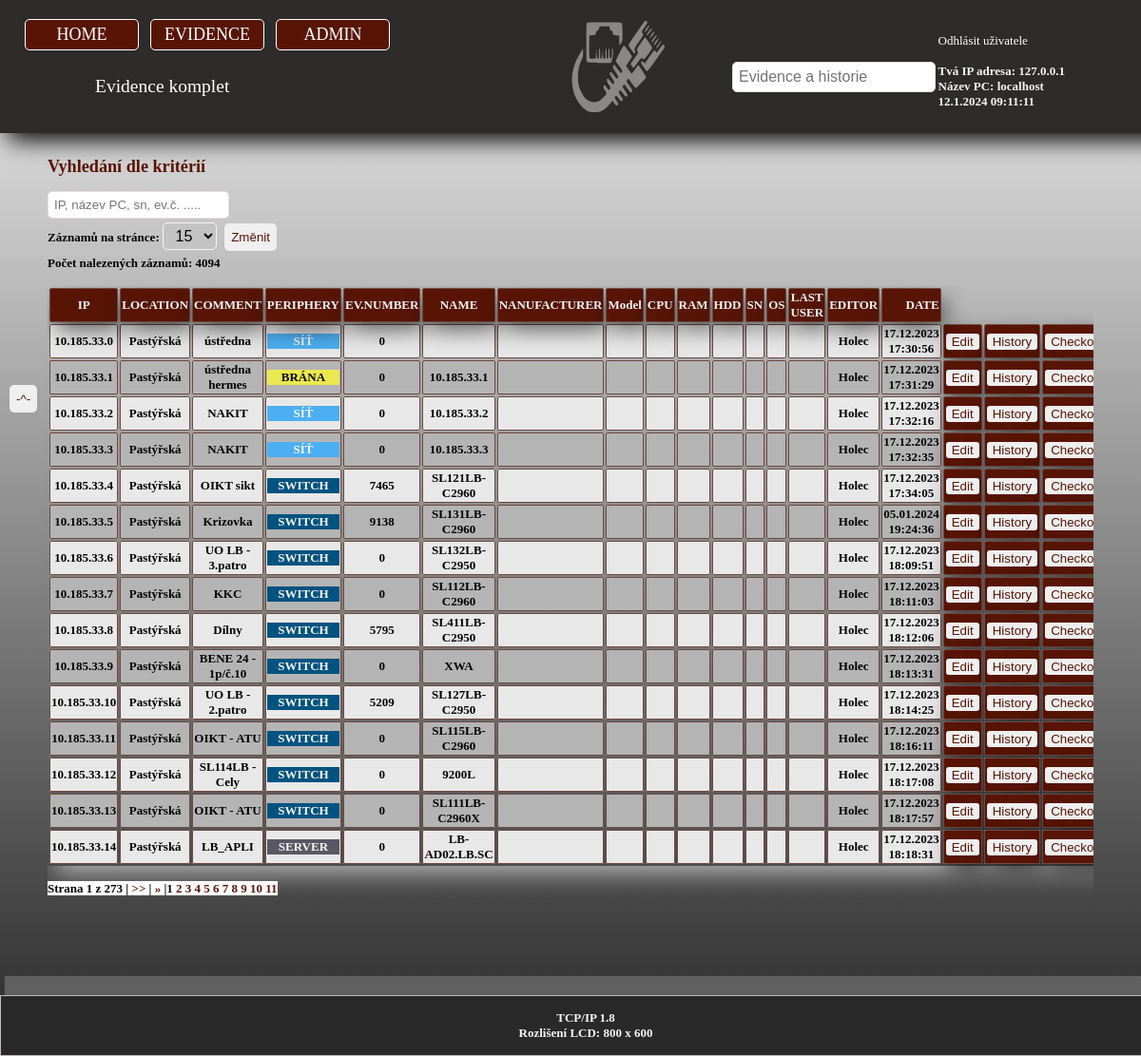
Screenshot of /evidence-full.php with the database file from the repository.
### tables this page shows
CREATE TABLE `evidence` (
  `id_evidence` smallint(5) UNSIGNED NOT NULL,
  `ip` varchar(45) NOT NULL,
  `ip1` tinyint(3) UNSIGNED NOT NULL,
  `ip2` tinyint(3) UNSIGNED NOT NULL,
  `ip3` tinyint(3) UNSIGNED NOT NULL,
  `ip4` tinyint(3) UNSIGNED NOT NULL,
  `m1` tinyint(3) UNSIGNED NOT NULL,
  `m2` tinyint(3) UNSIGNED NOT NULL,
  `m3` tinyint(3) UNSIGNED NOT NULL,
  `m4` tinyint(3) UNSIGNED NOT NULL,
  `g1` tinyint(3) UNSIGNED NOT NULL,
  `g2` tinyint(3) UNSIGNED NOT NULL,
  `g3` tinyint(3) UNSIGNED NOT NULL,
  `g4` tinyint(3) UNSIGNED NOT NULL,
  `r1` tinyint(3) UNSIGNED NOT NULL,
  `r2` tinyint(3) UNSIGNED NOT NULL,
  `location` char(50) NOT NULL,
  `comment` tinytext NOT NULL,
  `periphery` char(50) NOT NULL,
  `evnumber` smallint(5) DEFAULT '0',
  `name` varchar(40) NOT NULL,
  `manufacturer` tinytext NOT NULL,
  `model` tinytext NOT NULL,
  `cpu` tinytext NOT NULL,
  `ram` tinytext NOT NULL,
  `hdd` text NOT NULL,
  `sn` tinytext NOT NULL,
  `win` tinytext NOT NULL,
  `lastuser` tinytext NOT NULL,
  `editor` char(20) NOT NULL,
  `date` timestamp NOT NULL DEFAULT CURRENT_TIMESTAMP,
  `status` varchar(3) NOT NULL
);

### evidence-full.php (the view, shortened to what this page needs)
<?php
$zaznamuNaStranku = isset($_SESSION['zaznamuNaStranku']) ? $_SESSION['zaznamuNaStranku'] : 15;
$j = isset($_GET["search"]) ? $_GET["search"] : '';
?>
<!DOCTYPE html>
<html lang="cs">
<head>
    <link rel="stylesheet" href="./Css/style.css">
</head>
<body>
<div id="up">
    <header>Evidence komplet </header>
    <nav><?php include "menu.php"; ?></nav>
    <article>
    <h1>Vyhledání dle kritérií <?php echo $j; ?></h1>
    <div id="search">
      <form action="evidence-full.php" method="GET">
        <input name="search" type="text" placeholder="IP, název PC, sn, ev.č. ..... ">
        </form>
        </div>
        <div>
            <form action="evidence-full.php" method="get">
                <label for="zaznamuNaStranku">Záznamů na stránce:</label>
                <select class="edit-grid-label" name="zaznamuNaStranku" id="zaznamuNaStranku">
                    <?php
                    $options = [10, 15, 30, 50, 100, 200, 256];
                    foreach ($options as $option) {
                        echo "<option value='$option'";
                        if ($zaznamuNaStranku == $option) {
                            echo " selected";
                        }
                        echo ">$option</option>";
                    }
                    ?>
                </select>
                <input class="color-button"  type="submit" value="Změnit">
            </form>
          </div>
         <button class="color-button" id="button-scrool" onClick="window.location='#up' "> -^-</button>
        <?php
        include 'connection_database.php';
            if (isset($_GET["strana"])) {
                $strana = intval($_GET["strana"]);
            } else {
                $strana = 1;
            }
            $searchInput = $connection->real_escape_string($_GET["search"]);
            $searchTerms = explode(" ", $searchInput);
            $conditions = array();
            foreach ($searchTerms as $term) {
                $conditions[] = "(ip LIKE '%$term%' OR location LIKE '%$term%' OR evnumber LIKE '%$term%' OR comment LIKE '%$term%' OR periphery LIKE '%$term%' OR name LIKE '%$term%' OR manufacturer LIKE '%$term%' OR model LIKE '%$term%' OR cpu LIKE '%$term%' OR ram LIKE '%$term%' OR hdd LIKE '%$term%' OR sn LIKE '%$term%' OR win LIKE '%$term%' OR lastuser LIKE '%$term%' OR date LIKE '%$term%' OR editor LIKE '%$term%')";
            }
            $whereClause = implode(" AND ", $conditions);
            $limitZacatek = ($strana - 1) * $zaznamuNaStranku;
            $query = "SELECT ip,ip1,ip2,ip3,ip4,m1,m2,m3,m4,g1,g2,g3,g4,r1,r2,location,comment,periphery,evnumber,name,manufacturer,model,cpu,ram,hdd,sn,win,lastuser,editor, DATE_FORMAT(date, '%d.%m.%Y %H:%i:%s') AS formatovaneDatum FROM evidence WHERE  $whereClause  LIMIT $limitZacatek, $zaznamuNaStranku";
            $result = $connection->query($query);
            $celkovyPocetDotaz = "SELECT COUNT(*) as total FROM evidence WHERE $whereClause";
            $celkovyPocetResult = mysqli_query($connection, $celkovyPocetDotaz);
            if ($celkovyPocetResult) {
                $celkovyPocetZaznamu = mysqli_fetch_assoc($celkovyPocetResult)['total'];
            } else {
                $celkovyPocetZaznamu = 0;
            }
            echo "Počet nalezených záznamů:<B> $celkovyPocetZaznamu<br><br>";
            echo "<div class='table_offline'>";
            if ($result->num_rows > 0) {
                echo "<div class='tableFixHead'><table><thead><tr><th>IP</th><th>LOCATION</th><th>COMMENT</th><th>PERIPHERY</th><th>EV.NUMBER</th><th>NAME</th><th>NANUFACTURER</th><th>Model</th><th>CPU</th><th>RAM</th><th>HDD</th><th>SN</th><th>OS</th><th>LAST USER</th><th>EDITOR</th><th>DATE</th>
                </tr></thead></>\n";
                while ($row = $result->fetch_assoc()) {
                    echo "<tr>";
                    $ips = $row["ip"];
                    $ip1 = $row["ip1"];
                    $ip2 = $row["ip2"];
                    $ip3 = $row["ip3"];
                    $ip4 = $row["ip4"];
                    $m1 = $row["m1"];
                    $m2 = $row["m2"];
                    $m3 = $row["m3"];
                    $m4 = $row["m4"];
                    $g1 = $row["g1"];
                    $g2 = $row["g2"];
                    $g3 = $row["g3"];
                    $g4 = $row["g4"];
                    $r1 = $row["r1"];
                    $r2 = $row["r2"];
                    $location = $row["location"];
                    unset($row["ip1"]);
                    unset($row["ip2"]);
                    unset($row["ip3"]);
                    unset($row["ip4"]);
                    unset($row["m1"]);
                    unset($row["m2"]);
                    unset($row["m3"]);
                    unset($row["m4"]);
                    unset($row["g1"]);
                    unset($row["g2"]);
                    unset($row["g3"]);
                    unset($row["g4"]);
                    unset($row["r1"]);
                    unset($row["r2"]);
                    foreach ($row as $columnName => $columnValue) {
                        foreach ($searchTerms as $term) {
                            if (stripos($columnValue, $term) !== false) {
                                $columnValue = str_ireplace($term, "<span class='highlight'>$term</span>", $columnValue);
                            }
                            if ($columnName === 'periphery' && stripos($columnValue, 'SWITCH') !== false) {
                              $columnValue = str_ireplace('SWITCH', "<div class='per-switch'>SWITCH</style>", $columnValue);
                            }
                            if ($columnName === 'periphery' && stripos($columnValue, 'BRÁNA') !== false) {
                                $columnValue = str_ireplace('BRÁNA', "<div class='per-brana'>BRÁNA</style>", $columnValue);
                            }
                            if ($columnName === 'periphery' && stripos($columnValue, 'SÍŤ') !== false) {
                              $columnValue = str_ireplace('SÍŤ', "<div class='per-sit'>SÍŤ</style>", $columnValue);
                            }
                            if ($columnName === 'periphery' && stripos($columnValue, 'SERVER') !== false) {
                                $columnValue = str_ireplace('SERVER', "<div class='per-server'>SERVER</style>", $columnValue);
                            }
                            if ($columnName === 'periphery' && stripos($columnValue, '') !== false) {
                                $columnValue = str_ireplace('NEURČENO', "<div class='per-neurceno'>NEURČENO</style>", $columnValue);
                            }
                            if ($columnName === 'periphery' && stripos($columnValue, '') !== false) {
                                $columnValue = str_ireplace('VOLNÁ', "<div class='per-volna'>VOLNÁ</style>", $columnValue);
                            }
                            if ($columnName === 'periphery' && stripos($columnValue, '') !== false) {
                                $columnValue = str_ireplace('NOTEBOOK', "<div class='per-notebook'>NOTEBOOK</style>", $columnValue);
                            }
                        }
                        echo "<td>$columnValue</td>";
                    }
                    echo " <th><form method='post' action='edit.php?ip=$ips&ip1=$ip1&ip2=$ip2&ip3=$ip3&ip4=$ip4&m1=$m1&m2=$m2&m3=$m3&m4=$m4&g1=$g1&g2=$g2&g3=$g3&g4=$g4&r1=$r1&r2=$r2&location=$location''>
                    <input class='color-button-tab' type='submit' name='submit_button_history' value='Edit'>
                  </form> </th>
                    <th><form method='post' action='history.php?ip=$ips&ip1=$ip1&ip2=$ip2&ip3=$ip3&ip4=$ip4&m1=$m1&m2=$m2&m3=$m3&m4=$m4&g1=$g1&g2=$g2&g3=$g3&g4=$g4&r1=$r1&r2=$r2&location=$location'>
                    <input class='color-button-tab' type='submit' name='submit_button_history' value='History'>
                  </form> </th>
                    <th><form method='post' action='evidence-full.php?ip=$ips&ip1=$ip1&ip2=$ip2&ip3=$ip3&ip4=$ip4&m1=$m1&m2=$m2&m3=$m3&m4=$m4&g1=$g1&g2=$g2&g3=$g3&g4=$g4&r1=$r1&r2=$r2&location=$location'>
                    <input class='color-button-tab' type='submit' name='submit_button_checkout' value='Checkout'>
                  </form></th>
                  <th><form method='post' action='evidence-full.php?ip=$ips&ip1=$ip1&ip2=$ip2&ip3=$ip3&ip4=$ip4&m1=$m1&m2=$m2&m3=$m3&m4=$m4&g1=$g1&g2=$g2&g3=$g3&g4=$g4&r1=$r1&r2=$r2&location=$location'>
                  <input class='color-button-tab' type='submit' name='submit_button_ping' value='Ping'>
                </form> </th></tr></div></tbody>\n";
                }
                $pocetStranek = ceil($celkovyPocetZaznamu / $zaznamuNaStranku);
                echo "<br><b style='background-color:white;'>Strana $strana z $pocetStranek  |";
if ($strana + 10 < $pocetStranek) {
    $nasledujiciDesetStran = $strana + 10;
} else {
    $nasledujiciDesetStran = $pocetStranek;
}
}
if ($strana + 10 < $pocetStranek) {
  $nasledujiciDesetStran = $strana + 10;
  echo " <a href='evidence-full.php?search=$j&zaznamuNaStranku=$zaznamuNaStranku&strana=$nasledujiciDesetStran' >>> </a> |";
}
if ($strana < $pocetStranek) {
  $nasledujiciStrana = $strana + 1;
  echo "<a href='evidence-full.php?search=$j&zaznamuNaStranku=$zaznamuNaStranku&strana=$nasledujiciStrana'> » </a> |";
}
for ($i = max(1, $strana - 10); $i <= min($pocetStranek, $nasledujiciDesetStran); $i++) {
  if ($i == $strana) {
      echo "<strong>$i</strong> ";
  } else {
      echo "<a href='evidence-full.php?search=$j&zaznamuNaStranku=$zaznamuNaStranku&strana=$i'> $i</a> ";
  }
}
        echo "<br><br><br><br><br><br><br><br>";
        ?>
</body>
<footer>
    <?php include "footer.php"; ?>
</html>

### menu.php (shortened to what this page needs)
<ul>
<img src="./Img/logo-svg2.svg" alt="logo" class="logo">
<li><a href="index.php">HOME</a></li>
  <li><a href="evidence-full.php">EVIDENCE</a></li>
    <li>ADMIN
    </li>
 <div class="menu-informace">
    <a href="./login/logout.php" class="logoff">Odhlásit uživatele &nbsp;&nbsp;&nbsp;<b>
      <?php echo htmlspecialchars($_SESSION["username"]);    $ipaddress = $_SERVER['REMOTE_ADDR'];?></a><br>
<?
  echo "Tvá IP adresa: " . $ipaddress;
  echo "<br>";
$hostnamee = gethostbyaddr($ipaddress);
Echo "Název PC: " . $hostnamee;
  ?>
<div id='clock'></div>
<div id="menu-search">
      <form action="search.php" method="GET">
       <input name="search" type="text" placeholder="Evidence a historie">
        </form>
        </div>
        </div>

### footer.php (shortened to what this page needs)
<!DOCTYPE html>
<head>
    <link rel="stylesheet" href="./Css/style.css">
</head>
<body>
</body>
<div class="footer">TCP/IP 1.8<br>
</div>
</html>

### Css/style.css (style rules this page uses)
body { margin:0px 0px; background-image: linear-gradient(to bottom, #f0f0f0,#292929); background-repeat: no-repeat; background-attachment: fixed; font-family: calibri; font-size: small }
body > div { margin: 0; padding: 0; height: 100%; }
header { width: 100%;height: 60px; padding-top:80px ; padding-left: 100px; background-color: #2e2b2b; color: white;position: fixed; font-size: 1.5em;z-index: 2; box-shadow: 5px 10px 24px -3px rgba(0,0,0,1.75); }
article { padding: 150px 50px 10px 50px; }
nav { width: 100%; padding: 20px 20px; position: fixed;font-size: 18px;z-index: 2; }
nav a { text-decoration: none; color: white; display: block; width: 100%; }
nav ul { list-style-type: none; padding: 0px; margin: 0px; overflow: auto; }
nav ul li { background-color: #581506; color: white; text-align: center; box-sizing: border-box; }
nav > ul > li { display: block; float: left; width: 10%; padding: 5px 1px; margin: 0px 0.5%; border: 1px solid white; border-radius: 5px; }
h1,h2,h3 { color: #581506; }
h1 { font-size: 1.4em; }
a { text-decoration: none; color: #581506; }
table { z-index: 1; width: 100%; box-shadow: 5px 10px 24px -3px rgba(238, 238, 238, 0.65); font-size: small; }
.table_offline { position: relative; margin: auto; display: flex; align-items: center; justify-content: center; }
.logo { left: 50%; width: 100px; height: auto; position: fixed; }
.footer { z-index: 1; position: fixed; left: 0; bottom: 0; width: 100%; background: #292929; background-repeat: no-repeat; background-attachment: fixed; box-shadow: 5px -20px 1px 0px rgba(138, 137, 137, 0.50); transition: transform 0.3s, box-shadow 0.3s; border: 1px solid rgb(195, 190, 189); padding: 15px; text-align: center; color: whitesmoke; animation: chnageColors 6s ease-in-out infinite; }
th, td { border: 1px solid rgb(110,73,65); border-radius: 2px; text-align: center; }
th, th a { box-shadow: 5px 10px 24px -3px rgba(0,0,0,0.65); background-color: #581506; color:whitesmoke; }
th:last-child, td:last-child { text-align: right; }
.color-button { border: #2e2b2b; border-radius: 5px; margin: 5px; padding: 7px; color: #581506; cursor: pointer; text-align: center; }
.color-button-tab { border: #2e2b2b; border-radius: 3px; margin: 1px; color: #581506; cursor: pointer; text-align: center; }
.edit-grid-label { border-radius: 5px; border-style:outset; padding: 4px; border: 1px solid whitesmoke; text-align: center; font-size: medium; background-color: #c3c3c3; }
tbody:nth-child(odd) tr:nth-child(odd) { background-color: rgb(180, 180, 180); }
tbody:nth-child(even) tr:nth-child(odd) { background-color: rgb(232, 232, 232); }
.tableFixHead { height: 800px; overflow-y: auto; }
.tableFixHead thead th { position: sticky; top: 0px; }
.menu-informace { font-size: small; color: whitesmoke; position: fixed; right: 80px; top: 35px; }
#menu-search input { right: 18%; position: fixed; margin-top: -50px; font-size: medium; width: 200px; border:1px solid #e6dfdd; padding: 6px; border-radius: 5px; }
#search input { border:1px solid #e6dfdd; padding: 6px; border-radius: 5px; }
#button-scrool { position: fixed; left: 5px; top: 400px; }
.per-switch { background-color: rgb(0, 83, 128); color:whitesmoke; }
.per-brana { background-color: #ebe84f; color:rgb(0, 0, 0); }
.per-sit { background-color: #4caff1; color:whitesmoke; }
.per-server { background-color: #595864; color:whitesmoke; }

### rows the page displays
evidence: ip "10.185.33.0", location "Pastýřská", comment "ústředna", periphery "SÍŤ", evnumber "0", editor "Holec", columnValue "17.12.2023 17:30:56"
evidence: ip "10.185.33.1", location "Pastýřská", comment "ústředna hermes", periphery "BRÁNA", evnumber "0", name "10.185.33.1", editor "Holec", columnValue "17.12.2023 17:31:29"
evidence: ip "10.185.33.2", location "Pastýřská", comment "NAKIT", periphery "SÍŤ", evnumber "0", name "10.185.33.2", editor "Holec", columnValue "17.12.2023 17:32:16"
evidence: ip "10.185.33.3", location "Pastýřská", comment "NAKIT", periphery "SÍŤ", evnumber "0", name "10.185.33.3", editor "Holec", columnValue "17.12.2023 17:32:35"
evidence: ip "10.185.33.4", location "Pastýřská", comment "OIKT sikt", periphery "SWITCH", evnumber "7465", name "SL121LB-C2960", editor "Holec", columnValue "17.12.2023 17:34:05"
evidence: ip "10.185.33.5", location "Pastýřská", comment "Krizovka", periphery "SWITCH", evnumber "9138", name "SL131LB-C2960", editor "Holec", columnValue "05.01.2024 19:24:36"
evidence: ip "10.185.33.6", location "Pastýřská", comment "UO LB - 3.patro", periphery "SWITCH", evnumber "0", name "SL132LB-C2950", editor "Holec", columnValue "17.12.2023 18:09:51"
evidence: ip "10.185.33.7", location "Pastýřská", comment "KKC", periphery "SWITCH", evnumber "0", name "SL112LB-C2960", editor "Holec", columnValue "17.12.2023 18:11:03"
evidence: ip "10.185.33.8", location "Pastýřská", comment "Dílny", periphery "SWITCH", evnumber "5795", name "SL411LB-C2950", editor "Holec", columnValue "17.12.2023 18:12:06"
evidence: ip "10.185.33.9", location "Pastýřská", comment "BENE 24 - 1p/č.10", periphery "SWITCH", evnumber "0", name "XWA", editor "Holec", columnValue "17.12.2023 18:13:31"
evidence: ip "10.185.33.10", location "Pastýřská", comment "UO LB - 2.patro", periphery "SWITCH", evnumber "5209", name "SL127LB-C2950", editor "Holec", columnValue "17.12.2023 18:14:25"
evidence: ip "10.185.33.11", location "Pastýřská", comment "OIKT - ATU", periphery "SWITCH", evnumber "0", name "SL115LB-C2960", editor "Holec", columnValue "17.12.2023 18:16:11"
evidence: ip "10.185.33.12", location "Pastýřská", comment "SL114LB - Cely", periphery "SWITCH", evnumber "0", name "9200L", editor "Holec", columnValue "17.12.2023 18:17:08"
evidence: ip "10.185.33.13", location "Pastýřská", comment "OIKT - ATU", periphery "SWITCH", evnumber "0", name "SL111LB-C2960X", editor "Holec", columnValue "17.12.2023 18:17:57"
evidence: ip "10.185.33.14", location "Pastýřská", comment "LB_APLI", periphery "SERVER", evnumber "0", name "LB-AD02.LB.SC", editor "Holec", columnValue "17.12.2023 18:18:31"

### other values shown
$ipaddress "127.0.0.1"
$hostnamee "localhost"
$celkovyPocetZaznamu "4094"
$strana "1"
$pocetStranek "273"
form field zaznamuNaStranku "15"
